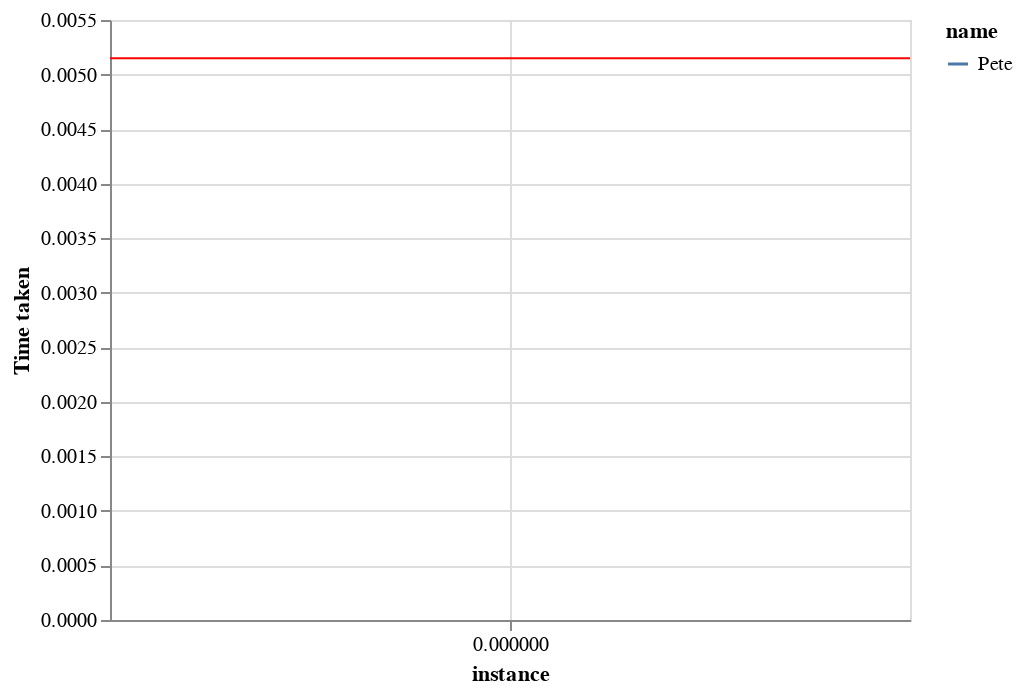

Notebook source saved alongside this figure:
### Code cell
chart = alt.Chart(df).mark_line().encode(
    x = alt.X('index:Q', axis = alt.Axis(title="instance")),
    y = alt.Y('time:Q', axis = alt.Axis(title="Time taken")),
    color = alt.Color('name')
    ## Add a label for the worker and/or the task
)

rule = alt.Chart(df).mark_rule(color='red').encode(
    y='mean(time):Q'
)

chart + rule

### Figure 1 — Vega-Lite specification as saved in the notebook (floating-point values rounded to 4 significant figures)
{"config": {"view": {"continuousWidth": 400, "continuousHeight": 300}}, "layer": [{"mark": "line", "encoding": {"color": {"type": "nominal", "field": "name"}, "x": {"type": "quantitative", "axis": {"title": "instance"}, "field": "index"}, "y": {"type": "quantitative", "axis": {"title": "Time taken"}, "field": "time"}}}, {"mark": {"type": "rule", "color": "red"}, "encoding": {"y": {"type": "quantitative", "aggregate": "mean", "field": "time"}}}], "data": {"name": "data-8e2e46ab156d48c238b7b55acea1d7ba"}, "$schema": "https://vega.github.io/schema/vega-lite/v4.8.1.json", "datasets": {"data-8e2e46ab156d48c238b7b55acea1d7ba": [{"index": 0, "time": 0.00515, "name": "Pete", "task": "Step1", "mean": 0.00515}]}}
